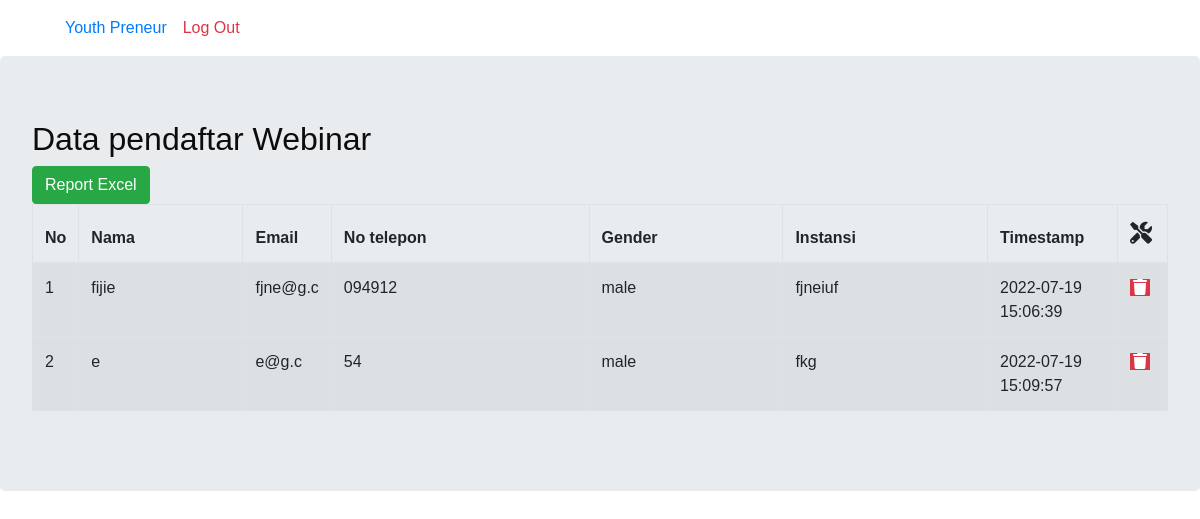
Screenshot of /admin-yp/pages/ws.php (signed in) with the database file from the repository.
### tables this page shows
CREATE TABLE `ws` (
  `id` int(3) NOT NULL,
  `name` varchar(50) NOT NULL,
  `email` varchar(30) NOT NULL,
  `notelp` varchar(15) NOT NULL,
  `gender` varchar(6) NOT NULL,
  `instansi` varchar(50) NOT NULL,
  `timestamp` timestamp NOT NULL DEFAULT CURRENT_TIMESTAMP ON UPDATE CURRENT_TIMESTAMP
);

### admin-yp/pages/ws.php (the view, shortened to what this page needs)
<?php
include "../../koneksi.php";
?>
<!DOCTYPE html>
<html lang="en">
<?php
require('include/header.php')
?>
<?php
require('include/navbar.php')
?>
<body>
    <div class="table-responsive jumbotron">
        <h2>Data pendaftar Webinar</h2>
        <a href="excel/webinar_excel.php" class="btn btn-success">Report Excel</a>
        <table id="data-example" class="table table-striped table-bordered table-hover" style="width:100%">
            <thead>
                <tr>
                    <th scope="col" width="25px">No</th>
                    <th scope="col">Nama</th>
                    <th scope="col" width="65px">Email</th>
                    <th scope="col">No telepon</th>
                    <th scope="col">Gender</th>
                    <th scope="col">Instansi</th>
                    <th scope="col" width="130px">Timestamp</th>
                    <td scope="col" width="50px" style="font-size: 22px;"><i class="fa fa-tools"></i></td>
                </tr>
            </thead>
            <?php
            $no = 1;
            $tampil = mysqli_query($conn, "select * from ws");
            while ($data = mysqli_fetch_array($tampil)) {
            ?>
                <tbody>
                    <tr>
                        <td><?php echo $no++; ?></td>
                        <td><?php echo $data['name']; ?></td>
                        <td><?php echo $data['email']; ?></td>
                        <td><?php echo $data['notelp']; ?></td>
                        <td><?php echo $data['gender']; ?></td>
                        <td><?php echo $data['instansi']; ?></td>
                        <td><?php echo $data['timestamp']; ?></td>
                        <td>
                            <a class="btn-danger" onclick="return confirm('Apakah file ingin dihapus?')" href="../config/hapus_ws.php?id=<?php echo $data['id']; ?> "><i class="fa fa-trash" style="padding: 3px; border-radius:30%;"></i></a>
                        </td>
                    </tr>
                </tbody>
            <?php
            }
            ?>
        </table>
    </div>
</body>
</html>

### css/style.css (style rules this page uses)
body { font-family: "Poppins", sans-serif; color: #0c0c0c; background-color: #ffffff; }
a, a:hover, a:focus { text-decoration: none; }
.btn, .btn:focus { outline: none !important; -webkit-box-shadow: none; box-shadow: none; }

### rows the page displays
ws: name "fijie", email "fjne@g.c", notelp "094912", gender "male", instansi "fjneiuf", timestamp "2022-07-19 15:06:39"
ws: name "e", email "e@g.c", notelp "54", gender "male", instansi "fkg", timestamp "2022-07-19 15:09:57"
